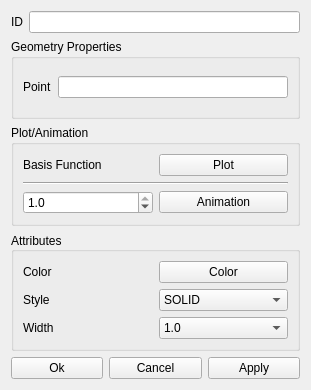
<?xml version="1.0" encoding="UTF-8"?>
<ui version="4.0">
 <class>SketchProperty</class>
 <widget class="QWidget" name="SketchProperty">
  <property name="geometry">
   <rect>
    <x>0</x>
    <y>0</y>
    <width>311</width>
    <height>390</height>
   </rect>
  </property>
  <property name="sizePolicy">
   <sizepolicy hsizetype="Maximum" vsizetype="Maximum">
    <horstretch>0</horstretch>
    <verstretch>0</verstretch>
   </sizepolicy>
  </property>
  <property name="minimumSize">
   <size>
    <width>270</width>
    <height>325</height>
   </size>
  </property>
  <property name="windowTitle">
   <string>Form</string>
  </property>
  <layout class="QVBoxLayout" name="verticalLayout_3">
   <item>
    <layout class="QHBoxLayout" name="horizontalLayout_6">
     <item>
      <widget class="QLabel" name="TextLabelID">
       <property name="text">
        <string>ID</string>
       </property>
      </widget>
     </item>
     <item>
      <widget class="QLineEdit" name="LineEditID">
       <property name="readOnly">
        <bool>true</bool>
       </property>
      </widget>
     </item>
    </layout>
   </item>
   <item>
    <widget class="QGroupBox" name="GroupBoxGP">
     <property name="enabled">
      <bool>true</bool>
     </property>
     <property name="sizePolicy">
      <sizepolicy hsizetype="MinimumExpanding" vsizetype="MinimumExpanding">
       <horstretch>0</horstretch>
       <verstretch>0</verstretch>
      </sizepolicy>
     </property>
     <property name="title">
      <string>Geometry Properties</string>
     </property>
     <layout class="QGridLayout" name="GroupBoxGPLayout">
      <item row="0" column="0">
       <widget class="QLabel" name="TextLabelPoint1">
        <property name="text">
         <string>Point</string>
        </property>
       </widget>
      </item>
      <item row="0" column="1">
       <widget class="QLineEdit" name="LineEditPoint1"/>
      </item>
     </layout>
    </widget>
   </item>
   <item>
    <widget class="QGroupBox" name="GroupBoxPlot">
     <property name="sizePolicy">
      <sizepolicy hsizetype="Preferred" vsizetype="Preferred">
       <horstretch>0</horstretch>
       <verstretch>0</verstretch>
      </sizepolicy>
     </property>
     <property name="title">
      <string>Plot/Animation</string>
     </property>
     <layout class="QGridLayout" name="GroupBoxPlotLayout">
      <item row="1" column="0" colspan="2">
       <widget class="Line" name="line">
        <property name="orientation">
         <enum>Qt::Horizontal</enum>
        </property>
       </widget>
      </item>
      <item row="2" column="0">
       <widget class="QDoubleSpinBox" name="doubleSpinBoxAnimationValue">
        <property name="decimals">
         <number>1</number>
        </property>
        <property name="maximum">
         <double>1.000000000000000</double>
        </property>
        <property name="singleStep">
         <double>0.100000000000000</double>
        </property>
        <property name="value">
         <double>1.000000000000000</double>
        </property>
       </widget>
      </item>
      <item row="2" column="1">
       <widget class="QPushButton" name="PushButtonAnimate">
        <property name="text">
         <string>Animation</string>
        </property>
       </widget>
      </item>
      <item row="0" column="1">
       <widget class="QPushButton" name="PushButtonPlot">
        <property name="text">
         <string>Plot</string>
        </property>
       </widget>
      </item>
      <item row="0" column="0">
       <widget class="QLabel" name="label">
        <property name="text">
         <string>Basis Function</string>
        </property>
       </widget>
      </item>
     </layout>
    </widget>
   </item>
   <item>
    <widget class="QGroupBox" name="GroupBoxAttributes">
     <property name="title">
      <string>Attributes</string>
     </property>
     <property name="alignment">
      <set>Qt::AlignLeading|Qt::AlignLeft|Qt::AlignVCenter</set>
     </property>
     <layout class="QGridLayout" name="GroupBoxAttributesLayout">
      <item row="0" column="0">
       <widget class="QLabel" name="TextLabelColor">
        <property name="text">
         <string>Color</string>
        </property>
       </widget>
      </item>
      <item row="0" column="1">
       <widget class="QPushButton" name="PushButtonColor">
        <property name="text">
         <string>Color</string>
        </property>
       </widget>
      </item>
      <item row="1" column="0">
       <widget class="QLabel" name="TextLabelStyle">
        <property name="text">
         <string>Style</string>
        </property>
       </widget>
      </item>
      <item row="1" column="1">
       <widget class="QComboBox" name="ComboBoxStyle">
        <item>
         <property name="text">
          <string>SOLID</string>
         </property>
        </item>
        <item>
         <property name="text">
          <string>DASH</string>
         </property>
        </item>
        <item>
         <property name="text">
          <string>DOT</string>
         </property>
        </item>
        <item>
         <property name="text">
          <string>DOTDASH</string>
         </property>
        </item>
       </widget>
      </item>
      <item row="2" column="0">
       <widget class="QLabel" name="TextLabelWidth">
        <property name="text">
         <string>Width</string>
        </property>
       </widget>
      </item>
      <item row="2" column="1">
       <widget class="QComboBox" name="ComboBoxWidth">
        <item>
         <property name="text">
          <string>1.0</string>
         </property>
        </item>
        <item>
         <property name="text">
          <string>2.0</string>
         </property>
        </item>
        <item>
         <property name="text">
          <string>3.0</string>
         </property>
        </item>
        <item>
         <property name="text">
          <string>4.0</string>
         </property>
        </item>
        <item>
         <property name="text">
          <string>5.0</string>
         </property>
        </item>
        <item>
         <property name="text">
          <string>6.0</string>
         </property>
        </item>
        <item>
         <property name="text">
          <string>7.0</string>
         </property>
        </item>
        <item>
         <property name="text">
          <string>8.0</string>
         </property>
        </item>
        <item>
         <property name="text">
          <string>9.0</string>
         </property>
        </item>
       </widget>
      </item>
     </layout>
    </widget>
   </item>
   <item>
    <layout class="QHBoxLayout" name="horizontalLayout_7">
     <item>
      <widget class="QPushButton" name="PushButtonOK">
       <property name="text">
        <string>Ok</string>
       </property>
      </widget>
     </item>
     <item>
      <widget class="QPushButton" name="PushButtonCancel">
       <property name="text">
        <string>Cancel</string>
       </property>
      </widget>
     </item>
     <item>
      <widget class="QPushButton" name="PushButtonApply">
       <property name="text">
        <string>Apply</string>
       </property>
      </widget>
     </item>
    </layout>
   </item>
  </layout>
 </widget>
 <resources/>
 <connections/>
</ui>
